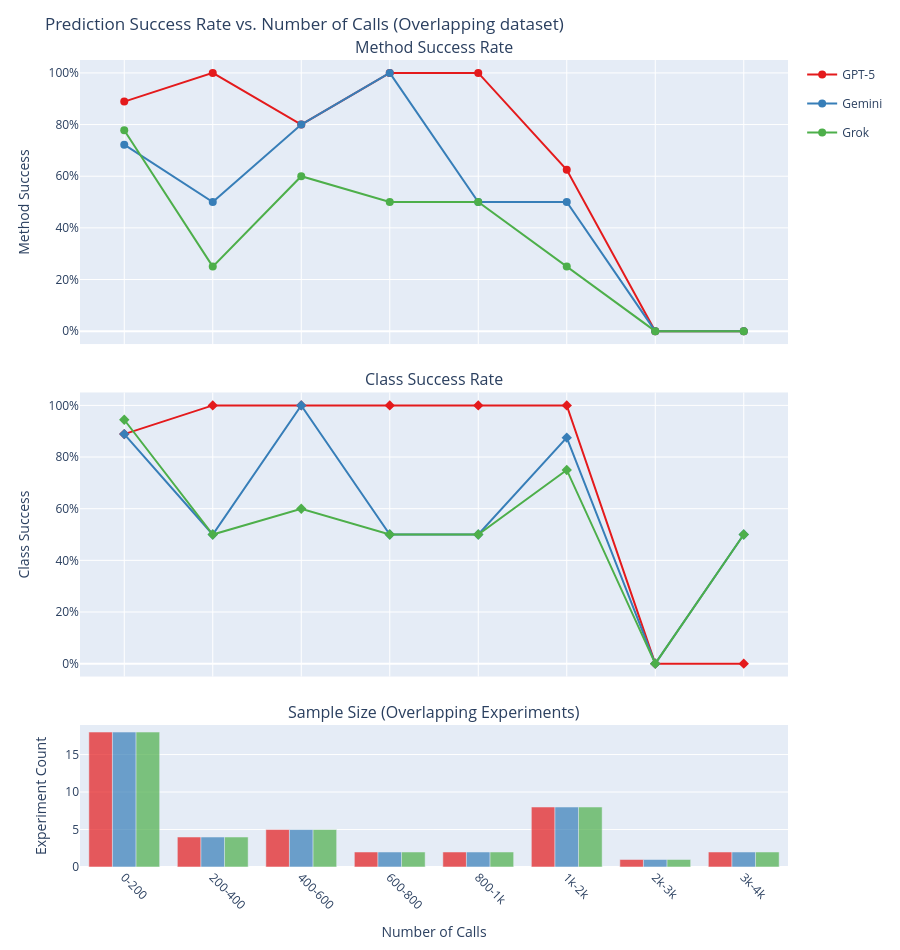

The notebook cell saved with this chart:
### Code cell
!pip install plotly
# Visualize the Success Rate (Correctness) vs. Number of Calls per Model
from plotly.subplots import make_subplots
import plotly.graph_objects as go
import plotly.express as px
import pandas as pd
import numpy as np

def prep_df(df, name):
    """Filters, types, and labels a model's df."""
    d = df[["Nr", "Calls", "Method correct", "Class correct"]].copy()
    d["Calls"] = pd.to_numeric(d["Calls"], errors="coerce")
    for col in ["Method correct", "Class correct"]:
        if pd.api.types.is_numeric_dtype(d[col]):
            d[col] = (pd.to_numeric(d[col], errors="coerce") > 0).astype(int)
        else:
            d[col] = d[col].astype(str).str.strip().str.upper().map({"T": 1, "TRUE": 1, "1": 1}).fillna(0).astype(int)
    return d.dropna().assign(Model=name)

# Combine, filter <= 10k calls, and bin (custom steps)
# We use the OVERLAPPING dataframes so all models are evaluated on the exact same subset of experiments
df_all = pd.concat([prep_df(df_gpt5_overlap, "GPT-5"), prep_df(df_gemini_overlap, "Gemini"), prep_df(df_grok_overlap, "Grok")])
df_all = df_all[df_all['Calls'] <= 10000].copy()

custom_bins = [0, 200, 400, 600, 800, 1000, 2000, 3000, 4000, 5000, 6000, 7000, 8000, 9000, 10000]
custom_labels = ["0-200", "200-400", "400-600", "600-800", "800-1k", "1k-2k", "2k-3k", "3k-4k", "4k-5k", "5k-6k", "6k-7k", "7k-8k", "8k-9k", "9k-10k"]

df_all['Calls_Bin'] = pd.cut(df_all['Calls'], bins=custom_bins, labels=custom_labels, right=True)

# Group metrics
# Use observed=True to drop unused bins
df_grp = df_all.groupby(['Model', 'Calls_Bin'], observed=True).agg(
    Method_Success=('Method correct', 'mean'),
    Class_Success=('Class correct', 'mean'),
    Samples=('Method correct', 'size')
).reset_index()

# Build Subplots
fig = make_subplots(rows=3, cols=1, shared_xaxes=True, vertical_spacing=0.06, row_heights=[0.4, 0.4, 0.2],
                    subplot_titles=("Method Success Rate", "Class Success Rate", "Sample Size (Overlapping Experiments)"))

colors = px.colors.qualitative.Set1
for i, model in enumerate(df_all['Model'].unique()):
    m_df = df_grp[df_grp['Model'] == model]
    c = colors[i % len(colors)]
    
    # Scatters for Method (Row 1) & Class (Row 2)
    traces = [(1, 'Method_Success', 'Method', 'circle'), (2, 'Class_Success', 'Class', 'diamond')]
    for r, y_col, name, sym in traces:
        fig.add_trace(go.Scatter(x=m_df['Calls_Bin'], y=m_df[y_col], name=model, mode='lines+markers',
                                 line=dict(color=c, width=2), marker=dict(size=8, symbol=sym), connectgaps=False, 
                                 hovertemplate=f"Model: {model}<br>Bin: %{{x}}<br>{name} Success: %{{y:.1%}}<br>Samples: %{{customdata}}<extra></extra>",
                                 customdata=m_df['Samples'], legendgroup=model, showlegend=(r==1)), row=r, col=1)
    
    # Bar for Sample Size (Row 3)
    fig.add_trace(go.Bar(x=m_df['Calls_Bin'], y=m_df['Samples'], name=model, marker_color=c, opacity=0.7,
                         hovertemplate=f"Model: {model}<br>Bin: %{{x}}<br>Samples: %{{y}}<extra></extra>",
                         legendgroup=model, showlegend=False), row=3, col=1)

fig.update_layout(title="Prediction Success Rate vs. Number of Calls (Overlapping dataset)", height=950, 
                  hovermode="x unified", margin=dict(t=60, b=40), barmode='group')

fig.update_yaxes(title_text="Method Success", tickformat=".0%", range=[-0.05, 1.05], row=1, col=1)
fig.update_yaxes(title_text="Class Success", tickformat=".0%", range=[-0.05, 1.05], row=2, col=1)
fig.update_yaxes(title_text="Experiment Count", row=3, col=1)

# Tell the x-axis to be categorical and strictly respect the drawn bins
fig.update_xaxes(title_text="Number of Calls", type='category', tickangle=45, row=3, col=1)

fig.show()

### Figure 1 — Plotly figure (JSON) as saved in the notebook; plotly's stock layout.template omitted (floating-point values rounded to 4 significant figures)
{"data": [{"connectgaps": false, "customdata": [18, 4, 5, 2, 2, 8, 1, 2], "hovertemplate": "Model: GPT-5<br>Bin: %{x}<br>Method Success: %{y:.1%}<br>Samples: %{customdata}<extra></extra>", "legendgroup": "GPT-5", "line": {"color": "rgb(228,26,28)", "width": 2}, "marker": {"size": 8, "symbol": "circle"}, "mode": "lines+markers", "name": "GPT-5", "showlegend": true, "type": "scatter", "x": ["0-200", "200-400", "400-600", "600-800", "800-1k", "1k-2k", "2k-3k", "3k-4k"], "xaxis": "x", "y": [0.8889, 1.0, 0.8, 1.0, 1.0, 0.625, 0.0, 0.0], "yaxis": "y"}, {"connectgaps": false, "customdata": [18, 4, 5, 2, 2, 8, 1, 2], "hovertemplate": "Model: GPT-5<br>Bin: %{x}<br>Class Success: %{y:.1%}<br>Samples: %{customdata}<extra></extra>", "legendgroup": "GPT-5", "line": {"color": "rgb(228,26,28)", "width": 2}, "marker": {"size": 8, "symbol": "diamond"}, "mode": "lines+markers", "name": "GPT-5", "showlegend": false, "type": "scatter", "x": ["0-200", "200-400", "400-600", "600-800", "800-1k", "1k-2k", "2k-3k", "3k-4k"], "xaxis": "x2", "y": [0.8889, 1.0, 1.0, 1.0, 1.0, 1.0, 0.0, 0.0], "yaxis": "y2"}, {"hovertemplate": "Model: GPT-5<br>Bin: %{x}<br>Samples: %{y}<extra></extra>", "legendgroup": "GPT-5", "marker": {"color": "rgb(228,26,28)"}, "name": "GPT-5", "opacity": 0.7, "showlegend": false, "type": "bar", "x": ["0-200", "200-400", "400-600", "600-800", "800-1k", "1k-2k", "2k-3k", "3k-4k"], "xaxis": "x3", "y": [18, 4, 5, 2, 2, 8, 1, 2], "yaxis": "y3"}, {"connectgaps": false, "customdata": [18, 4, 5, 2, 2, 8, 1, 2], "hovertemplate": "Model: Gemini<br>Bin: %{x}<br>Method Success: %{y:.1%}<br>Samples: %{customdata}<extra></extra>", "legendgroup": "Gemini", "line": {"color": "rgb(55,126,184)", "width": 2}, "marker": {"size": 8, "symbol": "circle"}, "mode": "lines+markers", "name": "Gemini", "showlegend": true, "type": "scatter", "x": ["0-200", "200-400", "400-600", "600-800", "800-1k", "1k-2k", "2k-3k", "3k-4k"], "xaxis": "x", "y": [0.7222, 0.5, 0.8, 1.0, 0.5, 0.5, 0.0, 0.0], "yaxis": "y"}, {"connectgaps": false, "customdata": [18, 4, 5, 2, 2, 8, 1, 2], "hovertemplate": "Model: Gemini<br>Bin: %{x}<br>Class Success: %{y:.1%}<br>Samples: %{customdata}<extra></extra>", "legendgroup": "Gemini", "line": {"color": "rgb(55,126,184)", "width": 2}, "marker": {"size": 8, "symbol": "diamond"}, "mode": "lines+markers", "name": "Gemini", "showlegend": false, "type": "scatter", "x": ["0-200", "200-400", "400-600", "600-800", "800-1k", "1k-2k", "2k-3k", "3k-4k"], "xaxis": "x2", "y": [0.8889, 0.5, 1.0, 0.5, 0.5, 0.875, 0.0, 0.5], "yaxis": "y2"}, {"hovertemplate": "Model: Gemini<br>Bin: %{x}<br>Samples: %{y}<extra></extra>", "legendgroup": "Gemini", "marker": {"color": "rgb(55,126,184)"}, "name": "Gemini", "opacity": 0.7, "showlegend": false, "type": "bar", "x": ["0-200", "200-400", "400-600", "600-800", "800-1k", "1k-2k", "2k-3k", "3k-4k"], "xaxis": "x3", "y": [18, 4, 5, 2, 2, 8, 1, 2], "yaxis": "y3"}, {"connectgaps": false, "customdata": [18, 4, 5, 2, 2, 8, 1, 2], "hovertemplate": "Model: Grok<br>Bin: %{x}<br>Method Success: %{y:.1%}<br>Samples: %{customdata}<extra></extra>", "legendgroup": "Grok", "line": {"color": "rgb(77,175,74)", "width": 2}, "marker": {"size": 8, "symbol": "circle"}, "mode": "lines+markers", "name": "Grok", "showlegend": true, "type": "scatter", "x": ["0-200", "200-400", "400-600", "600-800", "800-1k", "1k-2k", "2k-3k", "3k-4k"], "xaxis": "x", "y": [0.7778, 0.25, 0.6, 0.5, 0.5, 0.25, 0.0, 0.0], "yaxis": "y"}, {"connectgaps": false, "customdata": [18, 4, 5, 2, 2, 8, 1, 2], "hovertemplate": "Model: Grok<br>Bin: %{x}<br>Class Success: %{y:.1%}<br>Samples: %{customdata}<extra></extra>", "legendgroup": "Grok", "line": {"color": "rgb(77,175,74)", "width": 2}, "marker": {"size": 8, "symbol": "diamond"}, "mode": "lines+markers", "name": "Grok", "showlegend": false, "type": "scatter", "x": ["0-200", "200-400", "400-600", "600-800", "800-1k", "1k-2k", "2k-3k", "3k-4k"], "xaxis": "x2", "y": [0.9444, 0.5, 0.6, 0.5, 0.5, 0.75, 0.0, 0.5], "yaxis": "y2"}, {"hovertemplate": "Model: Grok<br>Bin: %{x}<br>Samples: %{y}<extra></extra>", "legendgroup": "Grok", "marker": {"color": "rgb(77,175,74)"}, "name": "Grok", "opacity": 0.7, "showlegend": false, "type": "bar", "x": ["0-200", "200-400", "400-600", "600-800", "800-1k", "1k-2k", "2k-3k", "3k-4k"], "xaxis": "x3", "y": [18, 4, 5, 2, 2, 8, 1, 2], "yaxis": "y3"}], "layout": {"annotations": [{"font": {"size": 16}, "showarrow": false, "text": "Method Success Rate", "x": 0.5, "xanchor": "center", "xref": "paper", "y": 1, "yanchor": "bottom", "yref": "paper"}, {"font": {"size": 16}, "showarrow": false, "text": "Class Success Rate", "x": 0.5, "xanchor": "center", "xref": "paper", "y": 0.588, "yanchor": "bottom", "yref": "paper"}, {"font": {"size": 16}, "showarrow": false, "text": "Sample Size (Overlapping Experiments)", "x": 0.5, "xanchor": "center", "xref": "paper", "y": 0.176, "yanchor": "bottom", "yref": "paper"}], "barmode": "group", "height": 950, "hovermode": "x unified", "margin": {"b": 40, "t": 60}, "title": {"text": "Prediction Success Rate vs. Number of Calls (Overlapping dataset)"}, "xaxis": {"anchor": "y", "domain": [0, 1], "matches": "x3", "showticklabels": false}, "xaxis2": {"anchor": "y2", "domain": [0, 1], "matches": "x3", "showticklabels": false}, "xaxis3": {"anchor": "y3", "domain": [0, 1], "tickangle": 45, "title": {"text": "Number of Calls"}, "type": "category"}, "yaxis": {"anchor": "x", "domain": [0.648, 1], "range": [-0.05, 1.05], "tickformat": ".0%", "title": {"text": "Method Success"}}, "yaxis2": {"anchor": "x2", "domain": [0.236, 0.588], "range": [-0.05, 1.05], "tickformat": ".0%", "title": {"text": "Class Success"}}, "yaxis3": {"anchor": "x3", "domain": [0, 0.176], "title": {"text": "Experiment Count"}}}}
